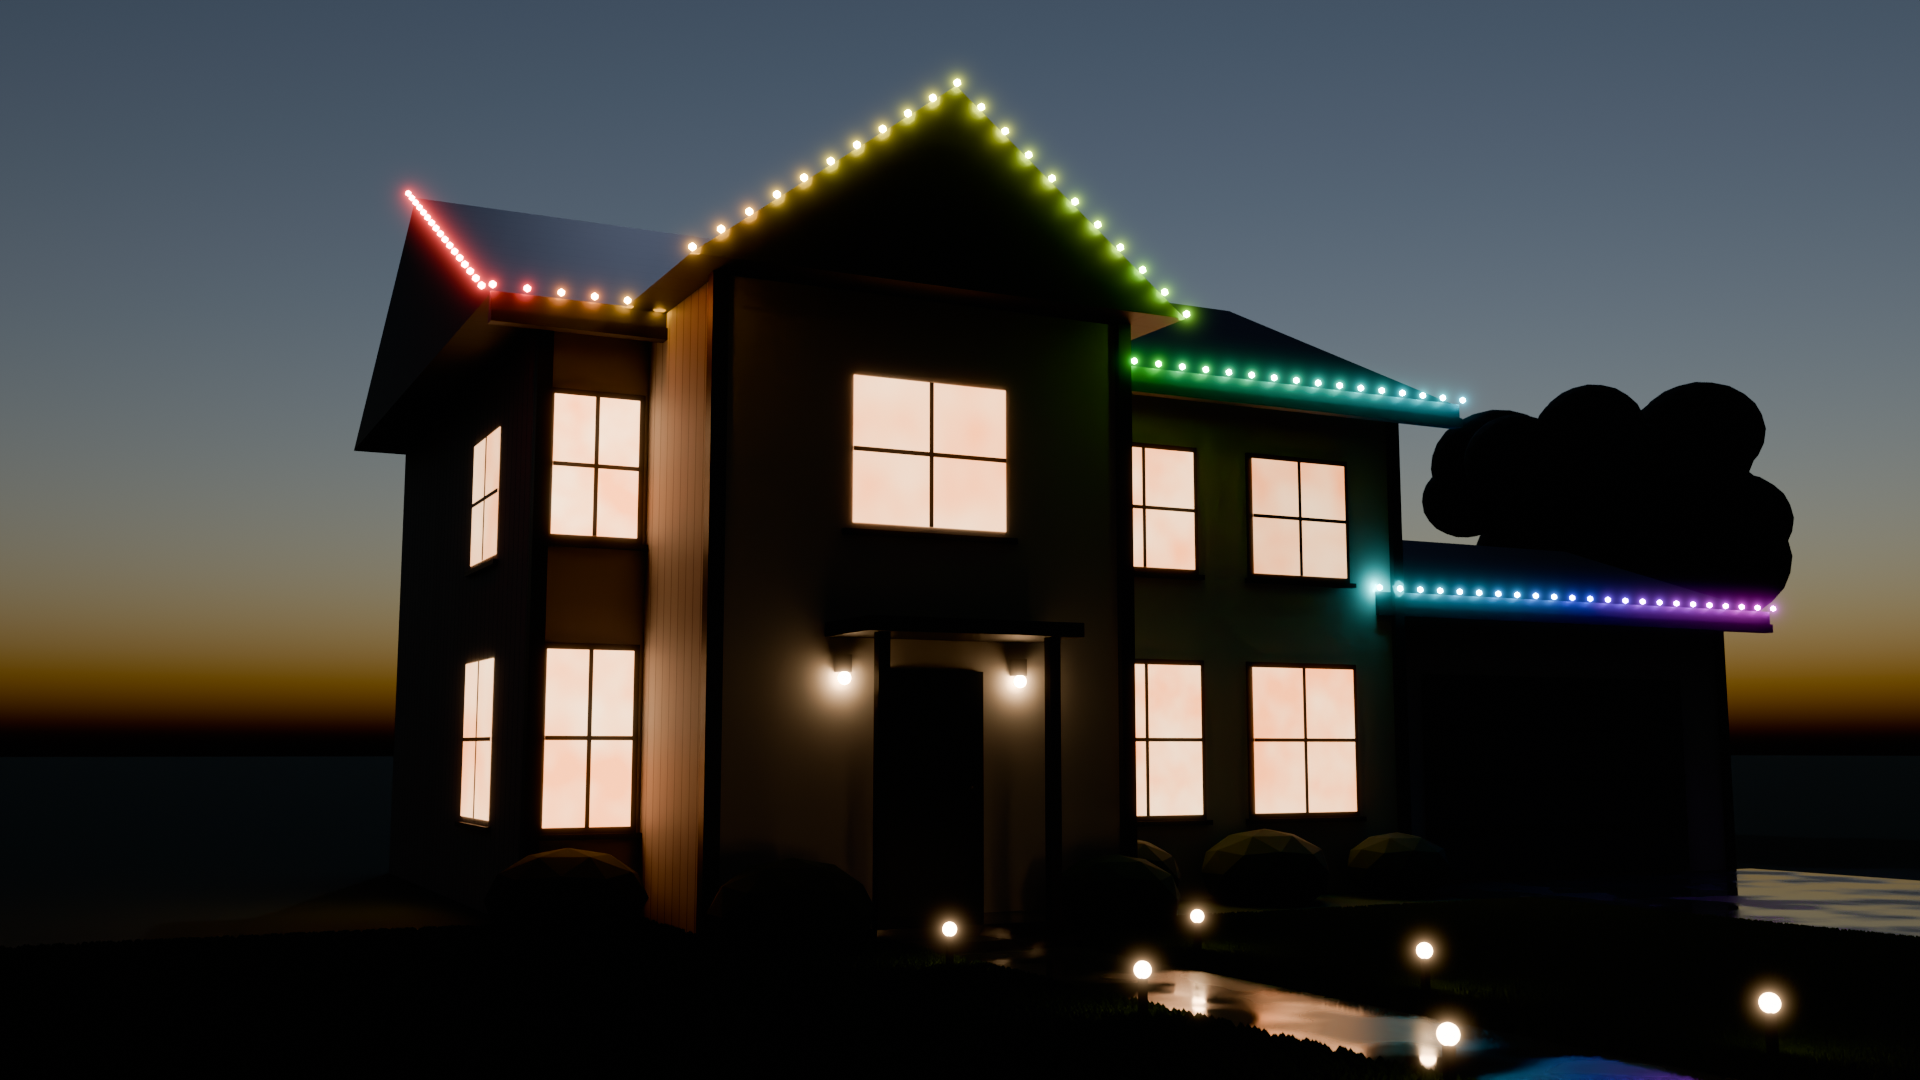

Source code (Python):
# Hero-grade blue-hour still: procedural lap siding, shingle courses,
# particle grass, silhouette trees, porch, puddled concrete, DOF bokeh.
# Zero downloaded assets — every material and mesh is built in code.
# Run: /Applications/Blender.app/Contents/MacOS/Blender --background --python led_house_v2.py
import bpy, bmesh, math, random, colorsys, os, time
from mathutils import Matrix

t0 = time.time()
random.seed(11)
HERE = os.path.dirname(os.path.abspath(__file__))
OUT = os.path.join(HERE, "led_house_hero.png")

bpy.ops.wm.read_factory_settings(use_empty=True)
scene = bpy.context.scene

scene.render.engine = 'CYCLES'
scene.render.resolution_x = 1920
scene.render.resolution_y = 1080
scene.render.image_settings.file_format = 'PNG'
scene.render.filepath = OUT
scene.cycles.samples = 192
scene.cycles.use_denoising = True
try:
    scene.cycles.denoiser = 'OPENIMAGEDENOISE'
except Exception:
    pass
try:
    scene.cycles.adaptive_threshold = 0.03
except Exception:
    pass
scene.cycles.sample_clamp_indirect = 10.0

try:
    prefs = bpy.context.preferences.addons['cycles'].preferences
    prefs.compute_device_type = 'METAL'
    prefs.get_devices()
    for d in prefs.devices:
        d.use = True
    scene.cycles.device = 'GPU'
    print("Cycles device: GPU/Metal")
except Exception as e:
    print("GPU setup failed, CPU fallback:", e)

try:
    scene.view_settings.view_transform = 'AgX'
except Exception:
    pass
for look in ('AgX - Punchy', 'AgX - Medium High Contrast', 'None'):
    try:
        scene.view_settings.look = look
        break
    except Exception:
        continue
scene.view_settings.exposure = 2.0

# ---------- materials ----------
def simple(name, color, rough=0.8, metallic=0.0):
    m = bpy.data.materials.new(name)
    m.use_nodes = True
    b = next(n for n in m.node_tree.nodes if n.type == 'BSDF_PRINCIPLED')
    b.inputs['Base Color'].default_value = (color[0], color[1], color[2], 1.0)
    b.inputs['Roughness'].default_value = rough
    b.inputs['Metallic'].default_value = metallic
    return m

def emissive(name, color, strength):
    m = bpy.data.materials.new(name)
    m.use_nodes = True
    nt = m.node_tree
    nt.nodes.clear()
    out = nt.nodes.new('ShaderNodeOutputMaterial')
    em = nt.nodes.new('ShaderNodeEmission')
    em.inputs['Color'].default_value = (color[0], color[1], color[2], 1.0)
    em.inputs['Strength'].default_value = strength
    nt.links.new(em.outputs['Emission'], out.inputs['Surface'])
    return m

def lap_siding(name, color, row_h, mortar, bump_strength, rough=0.65, mortar_col=None):
    # world-space horizontal courses via Brick texture driven by Geometry.Position
    m = bpy.data.materials.new(name)
    m.use_nodes = True
    nt = m.node_tree
    b = next(n for n in nt.nodes if n.type == 'BSDF_PRINCIPLED')
    b.inputs['Roughness'].default_value = rough
    geo = nt.nodes.new('ShaderNodeNewGeometry')
    brick = nt.nodes.new('ShaderNodeTexBrick')
    brick.inputs['Scale'].default_value = 1.0
    brick.inputs['Row Height'].default_value = row_h
    brick.inputs['Brick Width'].default_value = 60.0  # no vertical joints
    brick.inputs['Mortar Size'].default_value = mortar
    try:
        brick.inputs['Mortar Smooth'].default_value = 0.4
    except Exception:
        pass
    c = color
    mc = mortar_col if mortar_col else (c[0]*0.35, c[1]*0.35, c[2]*0.35)
    brick.inputs['Color1'].default_value = (c[0], c[1], c[2], 1.0)
    brick.inputs['Color2'].default_value = (c[0]*0.92, c[1]*0.92, c[2]*0.92, 1.0)
    brick.inputs['Mortar'].default_value = (mc[0], mc[1], mc[2], 1.0)
    bump = nt.nodes.new('ShaderNodeBump')
    bump.inputs['Strength'].default_value = bump_strength
    nt.links.new(geo.outputs['Position'], brick.inputs['Vector'])
    nt.links.new(brick.outputs['Color'], b.inputs['Base Color'])
    nt.links.new(brick.outputs['Color'], bump.inputs['Height'])
    nt.links.new(bump.outputs['Normal'], b.inputs['Normal'])
    return m

def wet_concrete(name, base=(0.05, 0.052, 0.058)):
    # noise-mixed roughness: dry patches ~0.35, puddles ~0.04
    m = bpy.data.materials.new(name)
    m.use_nodes = True
    nt = m.node_tree
    b = next(n for n in nt.nodes if n.type == 'BSDF_PRINCIPLED')
    b.inputs['Base Color'].default_value = (base[0], base[1], base[2], 1.0)
    geo = nt.nodes.new('ShaderNodeNewGeometry')
    noise = nt.nodes.new('ShaderNodeTexNoise')
    noise.inputs['Scale'].default_value = 0.9
    ramp = nt.nodes.new('ShaderNodeValToRGB')
    ramp.color_ramp.elements[0].position = 0.42
    ramp.color_ramp.elements[0].color = (0.04, 0.04, 0.04, 1.0)
    ramp.color_ramp.elements[1].position = 0.62
    ramp.color_ramp.elements[1].color = (0.35, 0.35, 0.35, 1.0)
    nt.links.new(geo.outputs['Position'], noise.inputs['Vector'])
    nt.links.new(noise.outputs['Fac'], ramp.inputs['Fac'])
    nt.links.new(ramp.outputs['Color'], b.inputs['Roughness'])
    fine = nt.nodes.new('ShaderNodeTexNoise')
    fine.inputs['Scale'].default_value = 40.0
    bump = nt.nodes.new('ShaderNodeBump')
    bump.inputs['Strength'].default_value = 0.03
    nt.links.new(geo.outputs['Position'], fine.inputs['Vector'])
    nt.links.new(fine.outputs['Fac'], bump.inputs['Height'])
    nt.links.new(bump.outputs['Normal'], b.inputs['Normal'])
    return m

def warm_window():
    # noise-driven warmth gradient so no two windows glow alike
    m = bpy.data.materials.new("win" + str(random.random()))
    m.use_nodes = True
    nt = m.node_tree
    nt.nodes.clear()
    out = nt.nodes.new('ShaderNodeOutputMaterial')
    em = nt.nodes.new('ShaderNodeEmission')
    em.inputs['Strength'].default_value = random.uniform(1.0, 1.8)
    geo = nt.nodes.new('ShaderNodeNewGeometry')
    noise = nt.nodes.new('ShaderNodeTexNoise')
    noise.inputs['Scale'].default_value = random.uniform(0.8, 2.0)
    ramp = nt.nodes.new('ShaderNodeValToRGB')
    ramp.color_ramp.elements[0].position = 0.35
    ramp.color_ramp.elements[0].color = (1.0, 0.32, 0.10, 1.0)
    ramp.color_ramp.elements[1].position = 0.72
    ramp.color_ramp.elements[1].color = (1.0, 0.62, 0.33, 1.0)
    nt.links.new(geo.outputs['Position'], noise.inputs['Vector'])
    nt.links.new(noise.outputs['Fac'], ramp.inputs['Fac'])
    nt.links.new(ramp.outputs['Color'], em.inputs['Color'])
    nt.links.new(em.outputs['Emission'], out.inputs['Surface'])
    return m

MAT_SIDING   = lap_siding("siding", (0.50, 0.48, 0.45), row_h=0.21, mortar=0.010, bump_strength=0.35)
MAT_ROOF     = lap_siding("roof", (0.016, 0.016, 0.019), row_h=0.38, mortar=0.015, bump_strength=0.5, rough=0.55,
                          mortar_col=(0.004, 0.004, 0.005))
MAT_TRIM     = simple("trim",    (0.02, 0.02, 0.022), rough=0.5)
MAT_DOOR     = simple("door",    (0.015, 0.03, 0.035), rough=0.4)
MAT_GARDOOR  = simple("gardoor", (0.07, 0.08, 0.09), rough=0.5)
MAT_GROOVE   = simple("groove",  (0.03, 0.035, 0.04), rough=0.5)
MAT_GRASS    = simple("grass",   (0.015, 0.045, 0.015), rough=0.95)
MAT_LAWN     = simple("lawn",    (0.02, 0.06, 0.02), rough=0.9)
MAT_CONCRETE = wet_concrete("concrete")
MAT_BUSH     = simple("bush",    (0.01, 0.03, 0.01), rough=0.95)
MAT_FRAME    = simple("frame",   (0.02, 0.02, 0.02), rough=0.5)
MAT_BARK     = simple("bark",    (0.03, 0.022, 0.015), rough=0.9)
MAT_LEAF     = simple("leaf",    (0.012, 0.03, 0.01), rough=0.9)
MAT_LEAF2    = simple("leaf2",   (0.022, 0.05, 0.018), rough=0.85)
MAT_PORCH    = emissive("porch", (1.0, 0.6, 0.3), 25.0)
MAT_PATH     = emissive("path",  (1.0, 0.6, 0.3), 12.0)

# ---------- geometry helpers ----------
def box(name, x0, x1, y0, y1, z0, z1, mat):
    bpy.ops.mesh.primitive_cube_add(size=1, location=((x0+x1)/2, (y0+y1)/2, (z0+z1)/2))
    o = bpy.context.active_object
    o.name = name
    o.scale = ((x1-x0), (y1-y0), (z1-z0))
    o.data.materials.append(mat)
    return o

def mesh_obj(name, verts, faces, mat):
    me = bpy.data.meshes.new(name)
    me.from_pydata(verts, [], faces)
    me.update()
    o = bpy.data.objects.new(name, me)
    bpy.context.collection.objects.link(o)
    o.data.materials.append(mat)
    return o

def prism_x(name, x0, x1, y0, y1, z0, ridge_y, z1, mat):
    v = [(x0,y0,z0),(x1,y0,z0),(x1,y1,z0),(x0,y1,z0),(x0,ridge_y,z1),(x1,ridge_y,z1)]
    f = [(0,3,2,1),(0,1,5,4),(2,3,4,5),(0,4,3),(1,2,5)]
    return mesh_obj(name, v, f, mat)

def prism_y(name, x0, x1, y0, y1, z0, ridge_x, z1, mat):
    v = [(x0,y0,z0),(x1,y0,z0),(x1,y1,z0),(x0,y1,z0),(ridge_x,y0,z1),(ridge_x,y1,z1)]
    f = [(0,3,2,1),(1,2,5,4),(0,4,5,3),(0,1,4),(2,3,5)]
    return mesh_obj(name, v, f, mat)

# ---------- house ----------
box("main", -5, 5, -4, 4, 0, 5.6, MAT_SIDING)
prism_x("main_roof", -5.6, 5.6, -4.5, 4.5, 5.6, 0.0, 7.8, MAT_ROOF)
box("wing", -4, 0, -6, -3.8, 0, 5.6, MAT_SIDING)
prism_y("wing_roof", -4.4, 0.4, -6.5, -3.6, 5.6, -2.0, 7.44, MAT_ROOF)
box("garage", 5, 11, -3.5, 2.5, 0, 3.4, MAT_SIDING)
prism_x("garage_roof", 4.7, 11.4, -4.0, 3.0, 3.4, -0.5, 4.6, MAT_ROOF)
box("chimney", 2.2, 3.0, 1.2, 2.0, 5.5, 8.7, MAT_TRIM)
box("fascia_main",   -5.6, 5.6, -4.52, -4.44, 5.45, 5.62, MAT_TRIM)
box("fascia_garage",  4.7, 11.4, -4.02, -3.94, 3.25, 3.42, MAT_TRIM)
box("gutter_main",   -5.6, 5.6, -4.56, -4.42, 5.34, 5.45, MAT_TRIM)
box("gutter_garage",  4.7, 11.4, -4.06, -3.92, 3.14, 3.25, MAT_TRIM)

# corner boards
for cx, cy in ((-5, -4), (5, -4), (-4, -6), (0, -6)):
    box("corner", cx-0.07, cx+0.07, cy-0.07, cy+0.07, 0, 5.6, MAT_TRIM)
for cx, cy in ((5, -3.5), (11, -3.5)):
    box("corner_g", cx-0.06, cx+0.06, cy-0.06, cy+0.06, 0, 3.4, MAT_TRIM)

# garage door with panel grooves
box("gardoor", 5.8, 10.2, -3.54, -3.5, 0.05, 2.5, MAT_GARDOOR)
for gz in (0.65, 1.25, 1.85):
    box("groove", 5.8, 10.2, -3.56, -3.53, gz-0.02, gz+0.02, MAT_GROOVE)

# porch: stoop, step, posts, slab roof, door, handle, sconces
box("stoop", -2.9, -1.1, -6.9, -5.96, 0, 0.18, MAT_CONCRETE)
box("step",  -2.8, -1.2, -7.25, -6.9, 0, 0.09, MAT_CONCRETE)
for px in (-2.8, -1.2):
    box("post", px-0.05, px+0.05, -6.8, -6.7, 0.18, 2.55, MAT_TRIM)
box("porch_roof", -3.0, -1.0, -6.95, -5.9, 2.55, 2.67, MAT_ROOF)
box("door", -2.5, -1.5, -6.04, -6.0, 0.18, 2.28, MAT_DOOR)
bpy.ops.mesh.primitive_uv_sphere_add(radius=0.03, location=(-1.62, -6.06, 1.25))
bpy.context.active_object.data.materials.append(MAT_TRIM)
for sx in (-2.85, -1.15):
    box("sconce", sx-0.06, sx+0.06, -6.1, -6.0, 2.25, 2.4, MAT_TRIM)
    bpy.ops.mesh.primitive_uv_sphere_add(radius=0.055, location=(sx, -6.08, 2.2))
    bpy.context.active_object.data.materials.append(MAT_PORCH)

# ---------- windows (frame + sill + varied warm pane + muntins) ----------
def window(cx, cz, w, h, face_y=None, face_x=None):
    if face_y is not None:
        box("wframe", cx-w/2-0.06, cx+w/2+0.06, face_y-0.03, face_y+0.03, cz-h/2-0.06, cz+h/2+0.06, MAT_FRAME)
        box("wsill",  cx-w/2-0.10, cx+w/2+0.10, face_y-0.09, face_y+0.02, cz-h/2-0.11, cz-h/2-0.06, MAT_TRIM)
        box("wpane",  cx-w/2, cx+w/2, face_y-0.05, face_y-0.04, cz-h/2, cz+h/2, warm_window())
        box("wbar_v", cx-0.02, cx+0.02, face_y-0.055, face_y-0.035, cz-h/2, cz+h/2, MAT_FRAME)
        box("wbar_h", cx-w/2, cx+w/2, face_y-0.055, face_y-0.035, cz-0.02, cz+0.02, MAT_FRAME)
    else:
        box("wframe", face_x-0.03, face_x+0.03, cx-w/2-0.06, cx+w/2+0.06, cz-h/2-0.06, cz+h/2+0.06, MAT_FRAME)
        box("wsill",  face_x-0.09, face_x+0.02, cx-w/2-0.10, cx+w/2+0.10, cz-h/2-0.11, cz-h/2-0.06, MAT_TRIM)
        box("wpane",  face_x-0.05, face_x-0.04, cx-w/2, cx+w/2, cz-h/2, cz+h/2, warm_window())
        box("wbar_v", face_x-0.055, face_x-0.035, cx-0.02, cx+0.02, cz-h/2, cz+h/2, MAT_FRAME)
        box("wbar_h", face_x-0.055, face_x-0.035, cx-w/2, cx+w/2, cz-0.02, cz+0.02, MAT_FRAME)

for wx in (1.5, 3.6):
    window(wx, 1.7, 1.4, 1.6, face_y=-4.0)
    window(wx, 4.2, 1.3, 1.3, face_y=-4.0)
window(-4.5, 1.7, 0.8, 1.6, face_y=-4.0)
window(-4.5, 4.2, 0.8, 1.3, face_y=-4.0)
window(-2.0, 4.2, 1.5, 1.3, face_y=-5.96)
window(-1.5, 1.7, 1.4, 1.6, face_x=-4.96)
window(-1.5, 4.2, 1.3, 1.3, face_x=-4.96)

# ---------- grounds ----------
box("ground", -400, 400, -400, 400, -0.05, 0.0, MAT_GRASS)
box("driveway", 4.8, 11.4, -24, -3.5, 0.0, 0.012, MAT_CONCRETE)
box("walkway", -2.7, -1.3, -24, -7.25, 0.0, 0.014, MAT_CONCRETE)

# particle-hair lawns flanking the walkway (guarded: scene still works without)
def lawn(name, x0, x1, y0, y1, count):
    bpy.ops.mesh.primitive_plane_add(size=1, location=((x0+x1)/2, (y0+y1)/2, 0.005))
    o = bpy.context.active_object
    o.name = name
    o.scale = ((x1-x0), (y1-y0), 1)
    o.data.materials.append(MAT_LAWN)
    try:
        o.modifiers.new("grass", type='PARTICLE_SYSTEM')
        s = o.particle_systems[0].settings
        s.type = 'HAIR'
        s.count = count
        s.hair_length = 0.10
        s.child_type = 'INTERPOLATED'
        s.child_percent = 2
        s.rendered_child_count = 6
        try:
            s.root_radius = 0.6
        except Exception:
            pass
        s.material = 1
    except Exception as e:
        print("grass particles failed:", e)

lawn("lawn_L", -30, -2.75, -26, -4.2, 60000)
lawn("lawn_R", -1.25, 4.75, -26, -6.2, 30000)

# path lights
for py in (-8.5, -11.0, -13.5, -16.0, -18.5):
    for px in (-3.05, -0.95):
        box("stake", px-0.02, px+0.02, py-0.02, py+0.02, 0, 0.3, MAT_TRIM)
        bpy.ops.mesh.primitive_uv_sphere_add(radius=0.05, location=(px, py, 0.34))
        bpy.context.active_object.data.materials.append(MAT_PATH)

# bushes
for bx, by, bs in ((0.8,-4.6,0.65),(2.6,-4.6,0.72),(4.4,-4.6,0.6),(-3.5,-6.6,0.68),(-0.5,-6.6,0.6),(-4.8,-4.6,0.7)):
    bpy.ops.mesh.primitive_ico_sphere_add(subdivisions=2, radius=1.0, location=(bx, by, 0.32))
    b = bpy.context.active_object
    b.scale = (bs, bs*0.9, bs*0.62)
    b.data.materials.append(MAT_BUSH)

# trees: tapered trunk + many small jittered canopy puffs (rounded, not a monolith)
def tree(x, y, h, spread):
    bpy.ops.mesh.primitive_cone_add(radius1=h*0.03, radius2=h*0.012, depth=h*0.55, location=(x, y, h*0.27))
    bpy.context.active_object.data.materials.append(MAT_BARK)
    # dense cloud of small spheres reads as foliage, not a hexagon
    for i in range(26):
        u = random.uniform(0, 1) ** 0.5
        ang = random.uniform(0, 2*math.pi)
        ox = math.cos(ang) * spread * u
        oy = math.sin(ang) * spread * u
        oz = random.uniform(-h*0.06, h*0.22) + (1.0 - u) * h * 0.10
        r = random.uniform(spread*0.28, spread*0.5)
        bpy.ops.mesh.primitive_ico_sphere_add(subdivisions=3, radius=r, location=(x+ox, y+oy, h*0.6+oz))
        c = bpy.context.active_object
        c.scale = (1.0, 1.0, random.uniform(0.82, 0.98))
        # slight per-puff lightness so the silhouette has interior form
        lm = MAT_LEAF if random.random() < 0.5 else MAT_LEAF2
        c.data.materials.append(lm)

tree(-14.5, -10, 7.5, 2.2)
tree(19.0, 6.0, 9.5, 2.8)
tree(-18, 4, 10.0, 3.0)

# ---------- LED trim (static rainbow, same runs as v1) ----------
RUNS = [
    ((4.7, -4.08, 3.46), (11.4, -4.08, 3.46)),
    ((-5.6, -4.58, 5.66), (5.6, -4.58, 5.66)),
    ((-4.4, -6.52, 5.64), (-2.0, -6.52, 7.46)),
    ((-2.0, -6.52, 7.46), (0.4, -6.52, 5.64)),
    ((-5.68, -4.5, 5.66), (-5.68, 0.0, 7.84)),
]
SPACING = 0.3
points = []
for (a, b) in RUNS:
    dx, dy, dz = b[0]-a[0], b[1]-a[1], b[2]-a[2]
    length = math.sqrt(dx*dx + dy*dy + dz*dz)
    n = max(2, int(length / SPACING))
    for i in range(n + 1):
        t = i / n
        points.append((a[0]+dx*t, a[1]+dy*t, a[2]+dz*t))

xmin = min(p[0] for p in points)
xmax = max(p[0] for p in points)
NBUCKETS = 28
buckets = {}
for p in points:
    hue = 0.83 * (p[0]-xmin) / (xmax-xmin)
    buckets.setdefault(min(NBUCKETS-1, int(hue/0.83*NBUCKETS)), []).append((hue, p))

def sphere_cloud(name, pts, radius, mat, camera_visible=True):
    bm = bmesh.new()
    for p in pts:
        try:
            bmesh.ops.create_icosphere(bm, subdivisions=1, radius=radius, matrix=Matrix.Translation(p))
        except TypeError:
            bmesh.ops.create_icosphere(bm, subdivisions=1, diameter=radius, matrix=Matrix.Translation(p))
    me = bpy.data.meshes.new(name)
    bm.to_mesh(me)
    bm.free()
    o = bpy.data.objects.new(name, me)
    bpy.context.collection.objects.link(o)
    o.data.materials.append(mat)
    if not camera_visible:
        try:
            o.visible_camera = False
        except Exception:
            pass
    return o

for bi, entries in buckets.items():
    hue = sum(e[0] for e in entries) / len(entries)
    r, g, b = colorsys.hsv_to_rgb(hue, 0.95, 1.0)
    pts = [e[1] for e in entries]
    sphere_cloud("led_%d" % bi, pts, 0.035, emissive("ledm_%d" % bi, (r, g, b), 40.0))
    sphere_cloud("ledglow_%d" % bi, pts, 0.10, emissive("ledg_%d" % bi, (r, g, b), 7.0), camera_visible=False)

# ---------- sky, moonlight ----------
world = bpy.data.worlds.new("world")
scene.world = world
world.use_nodes = True
wn = world.node_tree
bg = next(n for n in wn.nodes if n.type == 'BACKGROUND')
sky = wn.nodes.new('ShaderNodeTexSky')
try:
    sky.sky_type = 'NISHITA'
    sky.sun_elevation = math.radians(-4.5)
    sky.sun_rotation = math.radians(35.0)
    sky.dust_density = 2.5
except Exception:
    pass
wn.links.new(sky.outputs['Color'], bg.inputs['Color'])
bg.inputs['Strength'].default_value = 1.2

moon_data = bpy.data.lights.new("moon", 'SUN')
moon_data.energy = 0.06
moon_data.color = (0.55, 0.65, 1.0)
moon = bpy.data.objects.new("moon", moon_data)
bpy.context.collection.objects.link(moon)
moon.rotation_euler = (math.radians(50), 0, math.radians(160))

# ---------- camera: 32mm, f/2.8, focused on the house ----------
cam_data = bpy.data.cameras.new("cam")
cam_data.lens = 32
cam_data.dof.use_dof = True
cam_data.dof.focus_distance = 16.0
cam_data.dof.aperture_fstop = 2.8
cam = bpy.data.objects.new("cam", cam_data)
bpy.context.collection.objects.link(cam)
cam.location = (-8.5, -19.5, 1.6)
target = bpy.data.objects.new("target", None)
bpy.context.collection.objects.link(target)
target.location = (0.3, -2.0, 4.0)
con = cam.constraints.new('TRACK_TO')
con.target = target
con.track_axis = 'TRACK_NEGATIVE_Z'
con.up_axis = 'UP_Y'
scene.camera = cam

# ---------- compositor bloom ----------
scene.use_nodes = True
nt = scene.node_tree
nt.nodes.clear()
rl = nt.nodes.new('CompositorNodeRLayers')
glare = nt.nodes.new('CompositorNodeGlare')
for attr, val in (('glare_type', 'FOG_GLOW'), ('quality', 'HIGH'), ('threshold', 1.0), ('size', 8), ('mix', 0.0)):
    try:
        setattr(glare, attr, val)
    except Exception:
        pass
for iname, val in (('Threshold', 1.0), ('Strength', 0.55), ('Size', 0.05), ('Saturation', 1.0)):
    try:
        if iname in glare.inputs:
            glare.inputs[iname].default_value = val
    except Exception:
        pass
comp = nt.nodes.new('CompositorNodeComposite')
nt.links.new(rl.outputs['Image'], glare.inputs['Image'])
nt.links.new(glare.outputs['Image'], comp.inputs['Image'])

print("Scene built in %.1fs, rendering..." % (time.time() - t0))
bpy.ops.render.render(write_still=True)
print("Wrote %s in %.1f min" % (OUT, (time.time() - t0) / 60.0))
